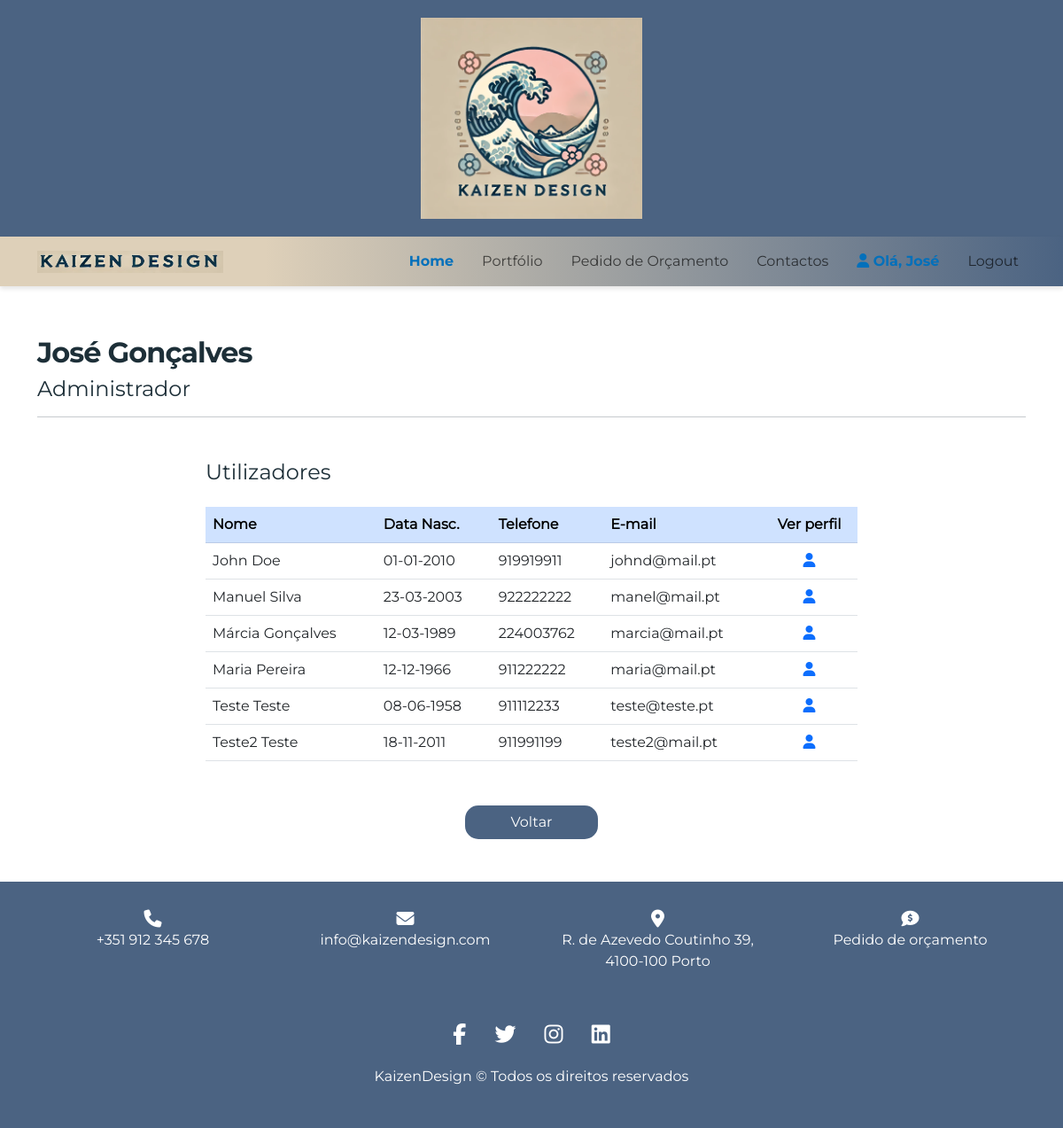
The app's page /users_list.php (signed in) with its own data.
### tables this page shows
CREATE TABLE `utilizadores` (
  `id` int(11) NOT NULL,
  `nome` varchar(100) NOT NULL,
  `apelido` varchar(100) NOT NULL,
  `dataNascimento` varchar(200) NOT NULL,
  `email` varchar(150) NOT NULL,
  `senha` varchar(255) NOT NULL,
  `telefone` varchar(20) DEFAULT NULL,
  `tipo` enum('admin','cliente') DEFAULT 'cliente'
);

### geral.php (called while the page is built, shortened)
<?php
$BASE_URL = "http://localhost/Jose";

### models/User.php (called while the page is built, shortened)
<?php
class User
{
    public $nome;
    public $apelido;
    public $tipo;
    public function __construct($id, $nome, $apelido, $dataNascimento, $telefone, $email, $tipo)
    {
        $this->nome = $nome;
        $this->apelido = $apelido;
        $this->tipo = $tipo;
    }
    public function getFullName()
    {
        return $this->nome . " " . $this->apelido;
    }
    public function getLevel()
    {
        return $this->tipo;
    }
}

### users_list.php (the view, shortened to what this page needs)
<?php
require_once("geral.php");
require_once("includes/db.inc.php");
$user_id = $_SESSION["id"];
$stmt = $conn->prepare("SELECT nome, apelido, dataNascimento, telefone, email, tipo FROM utilizadores WHERE id = ?");
$stmt->bind_param("i", $user_id);
$stmt->execute();
$stmt->bind_result($nome, $apelido, $dataNascimento, $telefone, $email, $tipo);
require_once("models/User.php");
$user = new User($user_id, $nome, $apelido, $dataNascimento, $telefone, $email, $tipo);
?>
<!DOCTYPE html>
<html lang="pt">
<head>
    <link
        href="https://cdn.jsdelivr.net/npm/bootstrap@5.3.0-alpha3/dist/css/bootstrap.min.css"
        rel="stylesheet"
 />
    <link rel="stylesheet" href="<?= $BASE_URL ?>/css/style.css?v=1.0" />
</head>
<body>
    <?php
    require_once("templates/header.php");
    ?>
    <nav class="navbar navbar-custom sticky-top navbar-light navbar-expand-lg">
        <div class="container">
            <a class="navbar-brand" href="<?= $BASE_URL ?>">
                <img
                    src="<?= $BASE_URL ?>/images/KaizenDesignName.png"
                    alt="Kaizen_logo"
                    width="210"
                    height="25"
                    class="d-inline-block align-text-top" />
            </a>
            <div class="collapse navbar-collapse" id="navbarSupportedContent">
                <ul class="navbar-nav ms-auto mb-2 mb-lg-0">
                    <li class="nav-item">
                        <a class="nav-link active" aria-current="page" href="<?= $BASE_URL ?>/index.php">Home</a>
                    </li>
                    <li class="nav-item ps-0 ps-lg-3">
                        <a class="nav-link" href="<?= $BASE_URL ?>/portfolio.php">Portfólio</a>
                    </li>
                    <li class="nav-item ps-0 ps-lg-3">
                        <a class="nav-link" href="<?= $BASE_URL ?>/orcamento.php">Pedido de Orçamento</a>
                    </li>
                    <li class="nav-item ps-0 ps-lg-3">
                        <a class="nav-link" href="<?= $BASE_URL ?>/contactos.php">Contactos</a>
                    </li>
                    <?php
                    if (isset($_SESSION["email"])) {
                        if ($_SESSION["tipo"] === "admin") {
                            echo '<li class="nav-item ps-0 ps-lg-3"><a class="nav-link active" href="' . $BASE_URL . '/dashboard_admin.php?id=' . $_SESSION['id'] . '"><i class="fa-solid fa-user"></i> Olá, ' . htmlspecialchars($_SESSION["nome"]) . '</a></li>';
                        } else if ($_SESSION["tipo"] === "cliente") {
                            echo '<li class="nav-item ps-0 ps-lg-3"><a class="nav-link active" href="' . $BASE_URL . '/profile_user.php?id=' . $_SESSION['id'] . '"><i class="fa-solid fa-user"></i> Olá, ' . htmlspecialchars($_SESSION["nome"]) . '</a></li>';
                        }
                        echo '<li class="nav-item ps-0 ps-lg-3"><a class="nav-link" href="' . $BASE_URL . '/includes/logout.inc.php">Logout</a></li>';
                    } else {
                        echo '<li class="nav-item ps-0 ps-lg-3"><a class="nav-link" href="' . $BASE_URL . '/login.php"><i class="fa-solid fa-user"></i> Login</a></li>';
                    }
                    ?>
                </ul>
            </div>
        </div>
    </nav>
    <main id="main-container" class="container py-5">
        <div class="row">
            <div class="col-12">
                <div id="profile-name" class="mt-2 mb-5">
                    <h2><?= $user->getFullName(); ?></h2>
                    <?php
                    if ($user->getLevel() === "admin") {
                        echo "<h4>Administrador</h4>";
                    }
                    ?>
                    <hr>
                </div>
                <div class="row">
                    <div id="users-box" class="col-12 col-lg-10 col-xl-8 mx-auto">
                        <h4 class="users-box-label mb-4">Utilizadores</h4>
                        <?php
                        $tipo = "cliente";
                        $stmt = $conn->prepare("SELECT id, nome, apelido, dataNascimento, telefone, email FROM utilizadores WHERE tipo = ? ORDER BY nome");
                        $stmt->bind_param("s", $tipo);
                        $stmt->execute();
                        $result = $stmt->get_result();
                        ?>
                        <div class="table-responsive-sm">
                            <table class="table table-hover table-fixed" id="users-table">
                                <thead>
                                    <tr class="table-primary">
                                        <th scope="col" class="d-table-cell">Nome</th>
                                        <th scope="col" class="d-none d-md-table-cell">Data Nasc.</th>
                                        <th scope="col" class="d-none d-md-table-cell">Telefone</th>
                                        <th scope="col" class="d-table-cell">E-mail</th>
                                        <th scope="col" class="d-table-cell text-center">Ver perfil</th>
                                    </tr>
                                </thead>
                                <tbody>
                                    <?php
                                    if ($result->num_rows === 0) {
                                        echo "<tr><td colspan='5'>Não há utilizadores registados.</td></tr>";
                                    } else if ($result->num_rows > 0) {
                                        while ($userList = $result->fetch_assoc()) {
                                            echo "<tr>";
                                            echo "<td class='d-table-cell'>" . $userList['nome'] . " " . $userList['apelido'] . "</td>";
                                            echo "<td class='d-none d-md-table-cell'>" . date('d-m-Y', strtotime($userList['dataNascimento'])) . "</td>";
                                            echo "<td class='d-none d-md-table-cell'>" . $userList['telefone'] . "</td>";
                                            echo "<td class='d-table-cell'>" . $userList['email'] . "</td>";
                                            echo "<td class='d-table-cell text-center'><a href='$BASE_URL/profile_user.php?id=" . $userList['id'] . "'><i class='fa-solid fa-user'></i></a></td>";
                                        }
                                    ?>
                                </tbody>
                            </table>
                        </div>
                    <?php } ?>
                    <div class="form-group mt-3 d-flex justify-content-around">
                        <a class="btn back-btn" id="users-list-back-btn" href="<?= $BASE_URL ?>/dashboard_admin.php?id=<?= $user_id ?>" target="_self">Voltar</a>
                    </div>
                    </div>
                </div>
            </div>
        </div>
    </main>
    <?php
    require_once("templates/footer.php");
    ?>
</body>
</html>

### css/style.css (style rules this page uses)
* { box-sizing: border-box; margin: 0; padding: 0; }
body { font-family: MontserratRegular; color: rgb(29, 47, 56); }
nav { font-family: MontserratRegular; box-shadow: 0px 3px 5px rgba(0, 0, 0, 0.1); }
.navbar-custom { background: rgb(222, 208, 185); background: linear-gradient( 90deg, rgba(222, 208, 185, 1) 25%, rgba(75, 99, 130, 1) 100% ); }
.navbar-brand { font-family: MontserratBold; color: rgb(29, 47, 56); }
.nav-link.active { font-family: MontserratBold; color: rgb(3, 112, 187) !important; }
h1, h2 { font-family: MontserratBold; letter-spacing: -1px; }
.btn { background-color: #4b6382; border-radius: 15px; color: white; }
#users-table { margin-bottom: 50px; }
#users-list-back-btn { width: 150px; }

### records on screen
utilizadores: $user->getFullName() "José Gonçalves"
utilizadores: nome "John", apelido "Doe", dataNascimento "01-01-2010", telefone "919919911", email "johnd@mail.pt"
utilizadores: nome "Manuel", apelido "Silva", dataNascimento "23-03-2003", telefone "922222222", email "manel@mail.pt"
utilizadores: nome "Márcia", apelido "Gonçalves", dataNascimento "12-03-1989", telefone "224003762", email "marcia@mail.pt"
utilizadores: nome "Maria", apelido "Pereira", dataNascimento "12-12-1966", telefone "911222222", email "maria@mail.pt"
utilizadores: nome "Teste", apelido "Teste", dataNascimento "08-06-1958", telefone "911112233", email "teste@teste.pt"
utilizadores: nome "Teste2", apelido "Teste", dataNascimento "18-11-2011", telefone "911991199", email "teste2@mail.pt"

### other values on screen
$_SESSION["nome"] "José"
